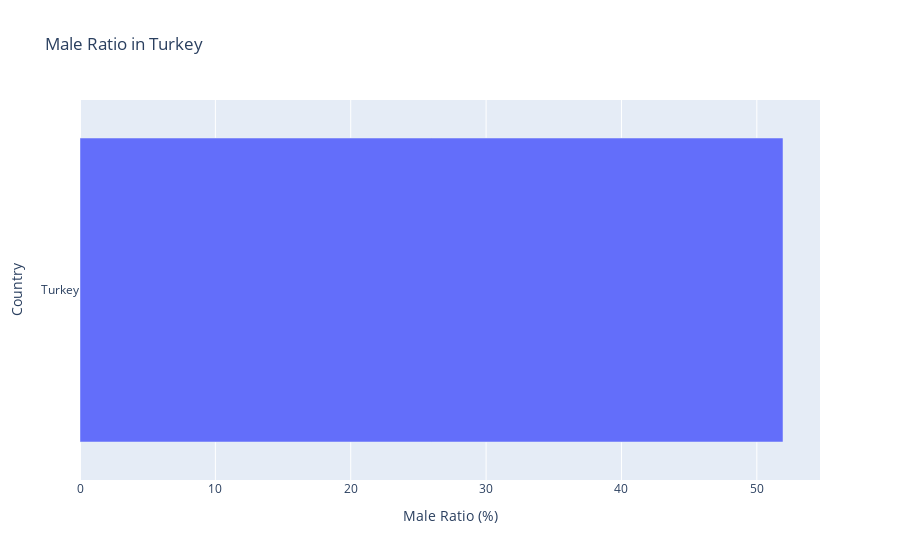

Notebook cell for this chart:
### Markdown cell above
Turkey

### Code cell
import plotly.express as px


selected_country = 'Turkey'
selected_country_data = country_gender_ratio[country_gender_ratio['Country'] == selected_country]

fig_male_selected_country = px.bar(selected_country_data, 
                                    x='Male Ratio', 
                                    y='Country', 
                                    orientation='h', 
                                    title=f'Male Ratio in {selected_country}',
                                    labels={'Male Ratio': 'Male Ratio (%)', 'Country': 'Country'})

fig_male_selected_country.show()

### Figure 1 — Plotly figure (JSON) as saved in the notebook; plotly's stock layout.template omitted (floating-point values rounded to 4 significant figures)
{"data": [{"alignmentgroup": "True", "hovertemplate": "Male Ratio (%)=%{x}<br>Country=%{y}<extra></extra>", "legendgroup": "", "marker": {"color": "#636efa", "pattern": {"shape": ""}}, "name": "", "offsetgroup": "", "orientation": "h", "showlegend": false, "textposition": "auto", "type": "bar", "x": [51.93], "xaxis": "x", "y": ["Turkey"], "yaxis": "y"}], "layout": {"barmode": "relative", "legend": {"tracegroupgap": 0}, "title": {"text": "Male Ratio in Turkey"}, "xaxis": {"anchor": "y", "domain": [0, 1], "title": {"text": "Male Ratio (%)"}}, "yaxis": {"anchor": "x", "domain": [0, 1], "title": {"text": "Country"}}}}
